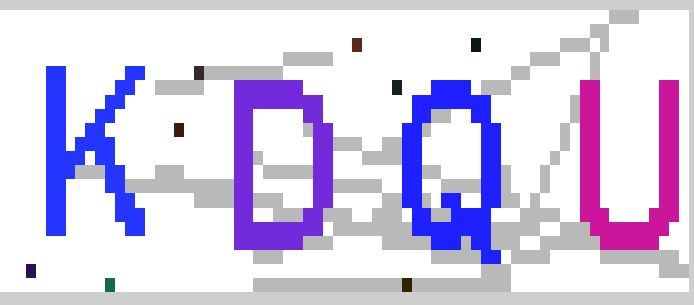
#> input picture data/verificationCode.jpg, 694 x 305 px
$ python picture_remove_noise.py
#> lines starting #> are read from the running program, lines starting #| are printed output that depends on the picture; after the words box and inside, x2 and y2 are one past the last pixel; in counts of white or black regions, pixels touching at a corner belong together
# -*- coding:utf-8 -*-
'''
实现图片去除噪音的功能
思路：
色素值越大表示颜色越深，越小表示颜色越浅
遍历每个像素点，当色素值>n,把该点画成黑色点，当色素值<n 把该点画成百色点
'''

from PIL import Image
# 二值化处理
def two_value():
    image=Image.open('data/verificationCode.jpg')
#> image is the input picture: PIL image 694x305 RGB; mean R, G, B 214.9, 205.9, 234
    #灰度图
    lim=image.convert('L')
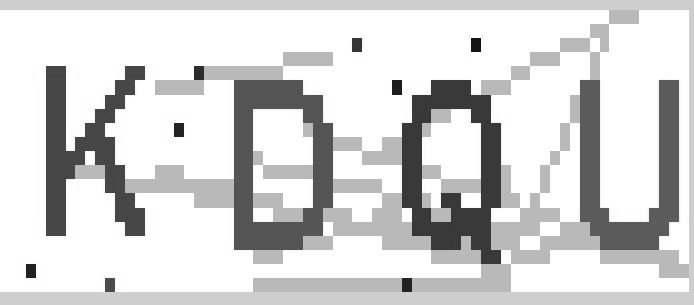
#> lim: PIL image 694x305 L; min 12, max 255, mean 211.8
    # 灰度阈值设为165，低于这个值的点全部填为白色
    threshold=165
    table=[]
    for j in range(256):
        if j<threshold:
            table.append(0)
        else:
            table.append(1)
    bim=lim.point(table,'1')
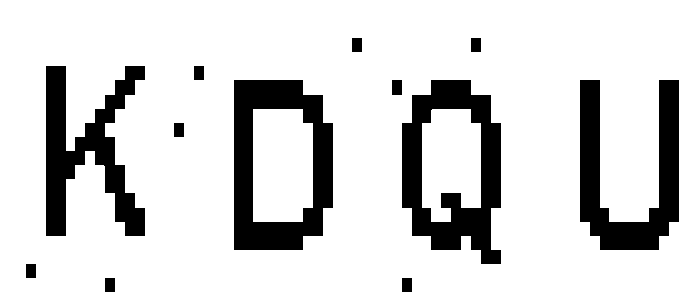
#> bim: PIL image 694x305 1; 83.8% white; 12 black regions, largest, box (x1, y1, x2, y2) and area: (234, 80, 333, 250) 8900, (402, 80, 501, 264) 8865, (580, 80, 679, 250) 7878
    bim.save('data/removeNoise.jpg')

two_value()

$ run again, with data/pandas.webp saved as data/verificationCode.jpg
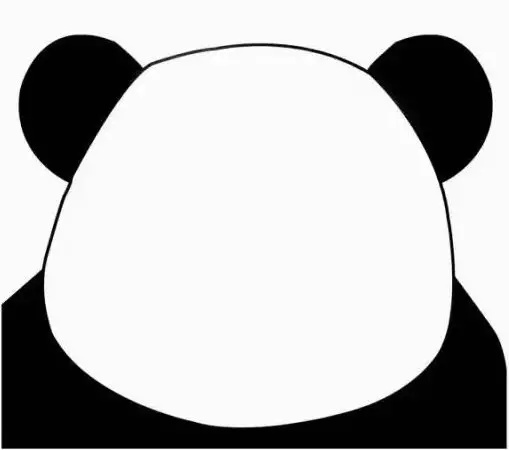
#> input picture data/pandas.webp, 509 x 450 px
#> in two_value, image is the input picture: PIL image 509x450 RGB; min 0, max 255, mean 187.5
#> in two_value, `bim=lim.point(table,'1')`:
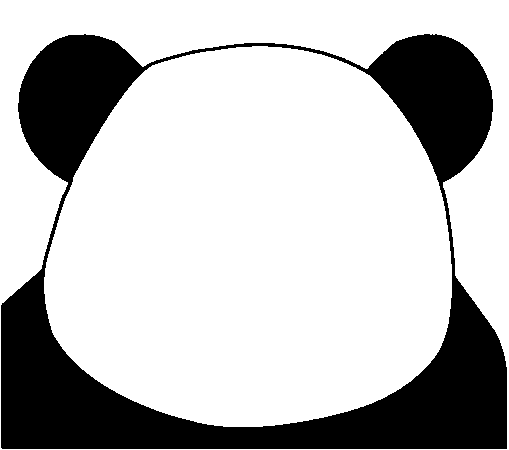
#> bim: PIL image 509x450 1; 74.2% white; 1 black region, box (x1, y1, x2, y2) and area: (1, 34, 507, 449) 59084
